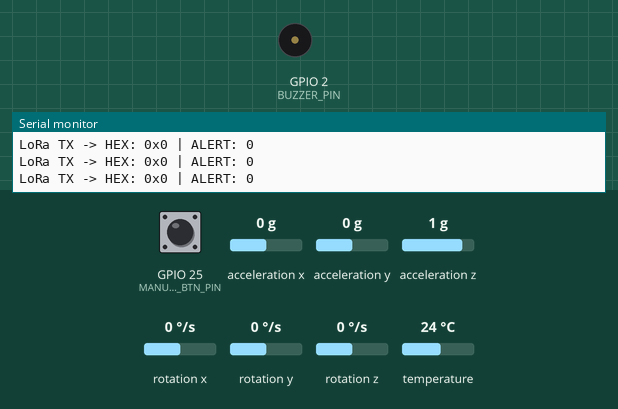
Recording of a sketch running on a simulated ESP32. On the bench: buzzer (waves = sounding, pin HIGH), the last lines printed to the serial monitor. Inputs (shaded band) come from the test bench; at power-on: acceleration z 1 g, GPIO 25 (MANUAL_BTN_PIN) HIGH, acceleration x 0 g, acceleration y 0 g, rotation x 0 °/s, rotation y 0 °/s, rotation z 0 °/s, temperature 24 °C. No radio packets arrive unless stated.

Above: at 1.6 s.
1.7 s: acceleration z set to 0 g
3.2 s: GPIO 25 (MANUAL_BTN_PIN) pulled LOW for 0.2 s
At 4.5 s:
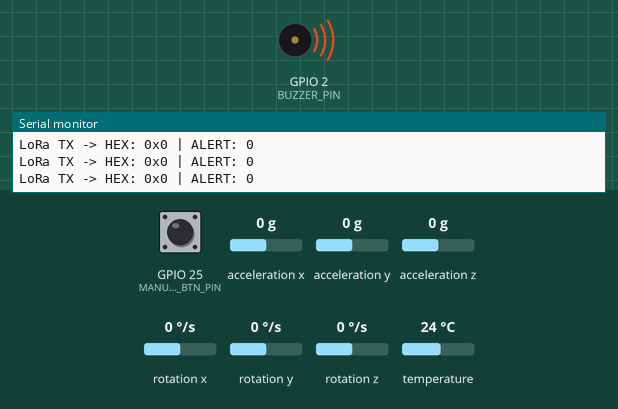
Timing chart, 0 to 6.2 s (numbered marks = the images above; inputs shaded):
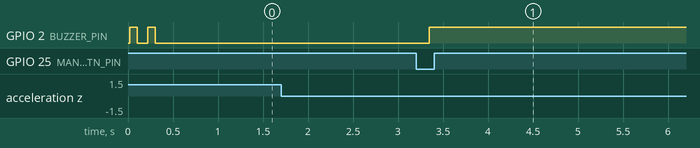

Measured:
- after the input at 3.2 s, GPIO 2 (BUZZER_PIN): LOW → HIGH after 0.15 s

The sketch:

Wearable_code.ino
```cpp
/*
 * Wearable Transmitter Node — ESP32
 *
 * Features:
 *   - VC02 UART voice command reader
 *   - MPU6050 Fall Detection → local alarm 10 sec → send alert via LoRa
 *   - Cancel Button: press within 10 sec to cancel alarm (no LoRa alert sent)
 *   - Manual Trigger Button: press anytime to force send alert = 1
 *
 * LoRa Packet (3 bytes):
 *   packet[0] = VC02 high byte
 *   packet[1] = VC02 low byte
 *   packet[2] = alert status: 1 = alert, 0 = normal
 *
 * Wiring:
 *   MPU6050 SDA    → GPIO 21  |  SCL  → GPIO 22
 *   MPU6050 VCC    → 3.3V     |  GND  → GND
 *   Cancel  Button → GPIO 32  (to GND, active LOW)
 *   Manual  Button → GPIO 25  (to GND, active LOW)
 *   Buzzer         → GPIO 13
 *   LoRa SCK=5, MISO=19, MOSI=27, SS=18, RST=14, DIO0=26
 */

#include <SPI.h>
#include <LoRa.h>
#include <Wire.h>
#include <Adafruit_MPU6050.h>
#include <Adafruit_Sensor.h>
#include <math.h>

// ---------------- VC02 UART ----------------
#define VC02_RX 16
#define VC02_TX 17

// ---------------- Buttons & Buzzer ----------------
#define CANCEL_BTN_PIN  32
#define MANUAL_BTN_PIN  25
#define BUZZER_PIN      2

// ---------------- MPU6050 ----------------
#define SDA_PIN 21
#define SCL_PIN 22

// ---------------- LoRa Pins ----------------
#define LORA_SCK   5
#define LORA_MISO 19
#define LORA_MOSI 27
#define LORA_SS   18
#define LORA_RST  14
#define LORA_DIO0 26
#define LORA_FREQ 433E6

// ---------------- Fall Detection Thresholds ----------------
#define FREE_FALL_THRESHOLD  0.6f
#define IMPACT_THRESHOLD     1.8f

// ---------------- Alarm Config ----------------
#define ALARM_DURATION_MS  10000
#define BEEP_ON_MS         200
#define BEEP_OFF_MS        150
#define BEEP_PAUSE_MS      500

// ================================================================
// Variables
// ================================================================

// VC02 UART
uint16_t vc02HexCmd = 0x0000;
uint8_t  uartBuf[2];
uint8_t  uartIdx   = 0;
uint32_t uartTimer = 0;

// Alert
uint8_t alertStatus = 0;

// Fall detection state
typedef enum { STATE_NORMAL, STATE_FREE_FALL, STATE_ALARM } FallState;
FallState     fallState        = STATE_NORMAL;
unsigned long alarmStart       = 0;
unsigned long lastBuzzerToggle = 0;
int           beepCount        = 0;
bool          buzzerIsOn       = false;

Adafruit_MPU6050 mpu;

// ================================================================
// Buzzer helpers
// ================================================================
void buzzerOn() {
  digitalWrite(BUZZER_PIN, HIGH);
  buzzerIsOn = true;
}

void buzzerOff() {
  digitalWrite(BUZZER_PIN, LOW);
  buzzerIsOn = false;
}

void updateBuzzer() {
  unsigned long now = millis();
  if (buzzerIsOn) {
    if (now - lastBuzzerToggle >= BEEP_ON_MS) {
      buzzerOff();
      lastBuzzerToggle = now;
      beepCount++;
    }
  } else {
    unsigned long off = (beepCount % 3 == 0 && beepCount > 0) ? BEEP_PAUSE_MS : BEEP_OFF_MS;
    if (now - lastBuzzerToggle >= off) {
      buzzerOn();
      lastBuzzerToggle = now;
    }
  }
}

// ================================================================
// Accel magnitude
// ================================================================
float totalAccelG(sensors_event_t &a) {
  float ax = a.acceleration.x / 9.81f;
  float ay = a.acceleration.y / 9.81f;
  float az = a.acceleration.z / 9.81f;
  return sqrtf(ax*ax + ay*ay + az*az);
}

// ================================================================
// Fall Detection
// ================================================================
void readFallDetection() {
  sensors_event_t accel, gyro, temp;
  mpu.getEvent(&accel, &gyro, &temp);
  float totalG = totalAccelG(accel);

  switch (fallState) {

    case STATE_NORMAL:
      if (totalG < FREE_FALL_THRESHOLD) {
        Serial.println("Free fall started...");
        fallState = STATE_FREE_FALL;
      }
      break;

    case STATE_FREE_FALL:
      if (totalG >= IMPACT_THRESHOLD) {
        Serial.println("Impact! Starting local alarm...");
        buzzerOn();
        lastBuzzerToggle = millis();
        beepCount        = 0;
        alarmStart       = millis();
        fallState        = STATE_ALARM;
      }
      break;

    case STATE_ALARM:
      updateBuzzer();

      // Cancel button pressed within 10 sec → stop alarm, alert = 0
      if (digitalRead(CANCEL_BTN_PIN) == LOW) {
        buzzerOff();
        beepCount   = 0;
        alertStatus = 0;
        fallState   = STATE_NORMAL;
        Serial.println("Alarm CANCELLED. No alert sent.");
        delay(300);
        return;
      }

      // 10 sec elapsed without cancel → alert = 1, send via LoRa
      if (millis() - alarmStart >= ALARM_DURATION_MS) {
        buzzerOff();
        beepCount   = 0;
        alertStatus = 1;
        fallState   = STATE_NORMAL;
        Serial.println("Alarm timeout — alert CONFIRMED, sending via LoRa.");
      }
      break;
  }
}

// ================================================================
// ── ORIGINAL SOURCE FUNCTIONS (UNCHANGED) ───────────────────────
// ================================================================

// ---------------- VC02 UART ----------------
void readVC02_UART() {
  while (Serial2.available()) {
    uartBuf[uartIdx++] = Serial2.read();
    uartTimer = millis();

    if (uartIdx == 2) {
      vc02HexCmd = (uartBuf[0] << 8) | uartBuf[1];

      Serial.print("VC02 HEX CMD: 0x");
      Serial.println(vc02HexCmd, HEX);

      uartIdx = 0;
    }
  }

  if (uartIdx > 0 && millis() - uartTimer > 50)
    uartIdx = 0;
}

// ---------------- Manual Trigger Button ----------------
void readManualButton() {
  if (digitalRead(MANUAL_BTN_PIN) == LOW) {
    alertStatus = 1;
    buzzerOn();
    Serial.println("Manual Trigger PRESSED — alert = 1");
    delay(300);
  }
}

// ---------------- LoRa TX ----------------
void sendLoRaPacket() {
  uint8_t packet[3];

  packet[0] = highByte(vc02HexCmd);
  packet[1] = lowByte(vc02HexCmd);
  packet[2] = alertStatus;

  Serial.print("LoRa TX -> HEX: 0x");
  Serial.print(vc02HexCmd, HEX);
  Serial.print(" | ALERT: ");
  Serial.println(alertStatus);

  LoRa.beginPacket();
  LoRa.write(packet, 3);
  LoRa.endPacket();

  vc02HexCmd  = 0x0000;
  alertStatus = 0;
}

// ================================================================
// Setup & Loop
// ================================================================

void setup() {
  Serial.begin(115200);

  // VC02 UART
  Serial2.begin(9600, SERIAL_8N1, VC02_RX, VC02_TX);

  // Buttons & Buzzer
  pinMode(CANCEL_BTN_PIN, INPUT_PULLUP);
  pinMode(MANUAL_BTN_PIN, INPUT_PULLUP);
  pinMode(BUZZER_PIN, OUTPUT);
  digitalWrite(BUZZER_PIN, LOW);

  // MPU6050
  Wire.begin(SDA_PIN, SCL_PIN);
  Serial.println("Initializing MPU6050...");
  if (!mpu.begin()) {
    Serial.println("ERROR: MPU6050 not found! Check wiring.");
    while (1) { delay(500); }
  }
  mpu.setAccelerometerRange(MPU6050_RANGE_8_G);
  mpu.setGyroRange(MPU6050_RANGE_500_DEG);
  mpu.setFilterBandwidth(MPU6050_BAND_21_HZ);
  Serial.println("MPU6050 ready.");

  // LoRa
  SPI.begin(LORA_SCK, LORA_MISO, LORA_MOSI, LORA_SS);
  LoRa.setPins(LORA_SS, LORA_RST, LORA_DIO0);
  if (!LoRa.begin(LORA_FREQ)) {
    Serial.println("LoRa init FAILED");
    while (1);
  }

  // Startup beeps
  for (int i = 0; i < 2; i++) { buzzerOn(); delay(80); buzzerOff(); delay(120); }

  Serial.println("Wearable Send Node Started");
}

void loop() {
  readVC02_UART();
  readManualButton();
  readFallDetection();
  sendLoRaPacket();

  delay(100);
}
```
